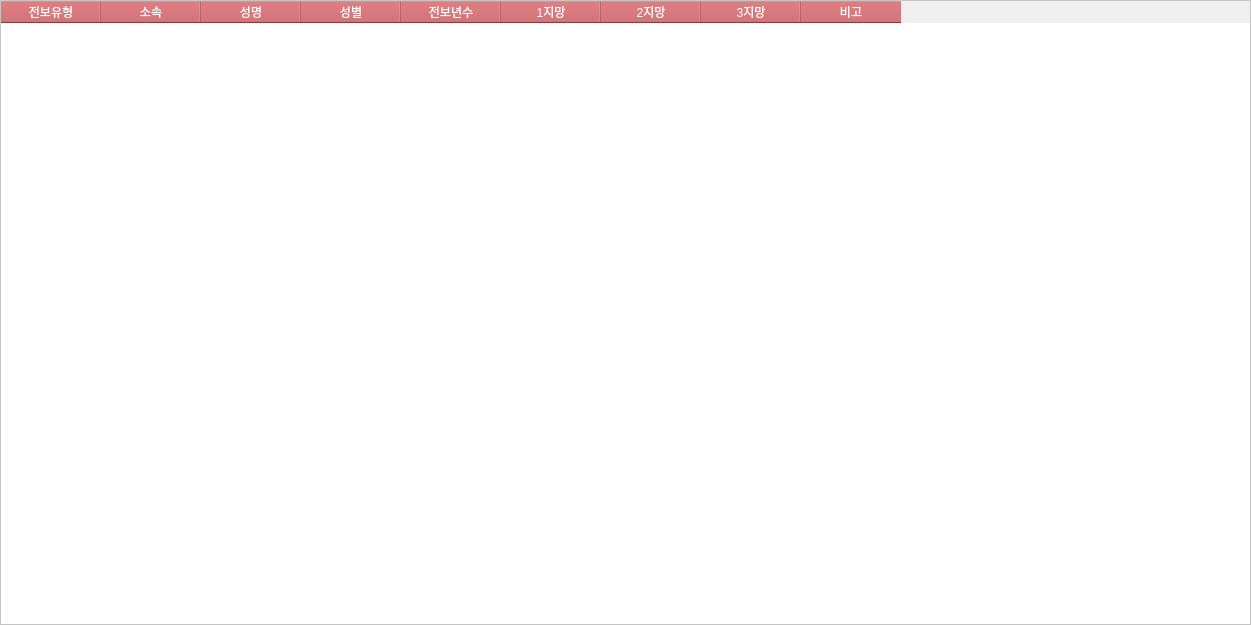
<?xml version="1.0" encoding="UTF-8"?>
<ui version="4.0">
 <class>SchoolTable</class>
 <widget class="QWidget" name="SchoolTable">
  <property name="geometry">
   <rect>
    <x>0</x>
    <y>0</y>
    <width>1251</width>
    <height>625</height>
   </rect>
  </property>
  <property name="focusPolicy">
   <enum>Qt::StrongFocus</enum>
  </property>
  <property name="windowTitle">
   <string>Form</string>
  </property>
  <layout class="QGridLayout" name="gridLayout">
   <property name="leftMargin">
    <number>0</number>
   </property>
   <property name="topMargin">
    <number>0</number>
   </property>
   <property name="rightMargin">
    <number>0</number>
   </property>
   <property name="bottomMargin">
    <number>0</number>
   </property>
   <item row="0" column="0">
    <widget class="QTableWidget" name="designedTableWidget">
     <property name="styleSheet">
      <string notr="true">QHeaderView::section{
	background-color	: rgb(197, 83, 85);
	color: white;
}

QTableWidget{
	background:rgb(255, 255, 255);
	alternate-background-color:rgb(242, 220, 220);
	selection-background-color:transparent;
	show-decoration-selected:10;
}

QTableWidget::item:selected {
	background-color: rgb(220, 152, 151);
	color: white;
	border: 2px solid rgb(220, 152, 151);
}</string>
     </property>
     <property name="sizeAdjustPolicy">
      <enum>QAbstractScrollArea::AdjustToContents</enum>
     </property>
     <property name="alternatingRowColors">
      <bool>true</bool>
     </property>
     <property name="selectionMode">
      <enum>QAbstractItemView::SingleSelection</enum>
     </property>
     <property name="selectionBehavior">
      <enum>QAbstractItemView::SelectRows</enum>
     </property>
     <property name="textElideMode">
      <enum>Qt::ElideMiddle</enum>
     </property>
     <property name="sortingEnabled">
      <bool>true</bool>
     </property>
     <attribute name="horizontalHeaderCascadingSectionResizes">
      <bool>true</bool>
     </attribute>
     <attribute name="horizontalHeaderHighlightSections">
      <bool>false</bool>
     </attribute>
     <attribute name="verticalHeaderVisible">
      <bool>false</bool>
     </attribute>
     <attribute name="verticalHeaderHighlightSections">
      <bool>false</bool>
     </attribute>
     <column>
      <property name="text">
       <string>전보유형</string>
      </property>
     </column>
     <column>
      <property name="text">
       <string>소속</string>
      </property>
     </column>
     <column>
      <property name="text">
       <string>성명</string>
      </property>
     </column>
     <column>
      <property name="text">
       <string>성별</string>
      </property>
     </column>
     <column>
      <property name="text">
       <string>전보년수</string>
      </property>
     </column>
     <column>
      <property name="text">
       <string>1지망</string>
      </property>
     </column>
     <column>
      <property name="text">
       <string>2지망</string>
      </property>
     </column>
     <column>
      <property name="text">
       <string>3지망</string>
      </property>
     </column>
     <column>
      <property name="text">
       <string>비고</string>
      </property>
     </column>
    </widget>
   </item>
  </layout>
 </widget>
 <resources/>
 <connections/>
</ui>
